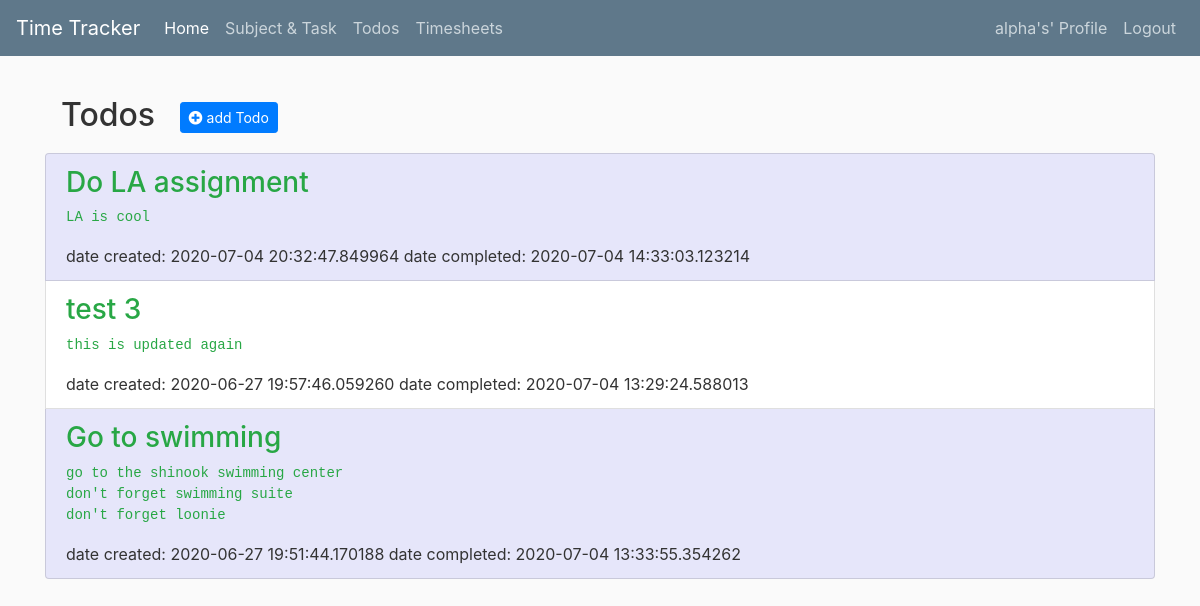
The app's page /todos (signed in) with its own data.
### timetracker/models.py (models this page shows, shortened)
class User(db.Model, UserMixin):
	id = db.Column(db.Integer, primary_key=True)
	username = db.Column(db.String(20), unique=True, nullable=False)
	email = db.Column(db.String(120), unique=True, nullable=False)
	password = db.Column(db.String(64), nullable=False)

class Todo(db.Model):
	id = db.Column(db.Integer, primary_key=True)
	title = db.Column(db.String(256), nullable=False)
	description = db.Column(db.Text, nullable=False)
	date_created = db.Column(db.DateTime, nullable=False, default=datetime.utcnow)
	date_completed = db.Column(db.DateTime, nullable=True)
	user_id = db.Column(db.Integer, db.ForeignKey('user.id'), nullable=False)
	user = db.relationship('User', backref=db.backref('todos', lazy=True))

### timetracker/todos/routes.py (the view)
@todos.route('/todos')
@login_required
def todo_list():
	todos = Todo.query.filter_by(user_id=current_user.id).order_by(desc(Todo.date_created)).all()
	return render_template('todos.html', todos=todos)

### timetracker/models.py (called while the page is built)
@login_manager.user_loader
def load_user(user_id):
	return User.query.get(int(user_id))

### timetracker/templates/todos.html (shortened to what this page needs)
{% extends "layout.html" %}
{% block content %}
	<div class="mb-3 mt-3 ml-3 h2">
		<span class="mr-2">Todos</span>
		<a href="{{ url_for('todos.new_todo') }}" class="btn btn-primary btn-sm ml-2 mt-1 mb-1">
			<i class="fa fa-plus-circle"></i> add Todo
		</a>
	</div>
	<div class="list-group">
		{% if todos %}
			{% for todo in todos %}
				<div class="list-group-item {{ loop.cycle('odd', 'even') }}">
					{% if todo.date_completed %}
						<h3 class="text-success">{{ todo.title }}</h3>
						<pre class="text-success">{{ todo.description }}</pre>
					{% else %}
						<a href="{{ url_for('todos.todo', todo_id=todo.id) }}">
							<h3 class="text-danger">{{ todo.title }}</h3>
						</a>
						<pre class="text-danger">{{ todo.description }}</pre>
					{% endif %}
					date created: {{ todo.date_created }}
					{% if todo.date_completed %}
					date completed: {{ todo.date_completed }}
					{% endif %}
				</div>
			{% endfor %}
		{% endif %}
	</div>
{% endblock content %}

### timetracker/templates/layout.html (shortened to what this page needs)
<!DOCTYPE html>
<html>
    <head>
		  <link rel="stylesheet" href="https://stackpath.bootstrapcdn.com/bootstrap/4.5.0/css/bootstrap.min.css">
        <link rel="stylesheet" href="https://use.fontawesome.com/releases/v5.4.1/css/all.css">
        <link rel="stylesheet" type="text/css" href="{{ url_for('static', filename='site.css') }}">
    </head>
    <body>
        <header class="site-header">
            <nav class="navbar navbar-expand-lg navbar-dark bg-steel fixed-top">
                <a class="navbar-brand" href="/">Time Tracker</a>
                <div class="collapse navbar-collapse" id="navbarSupportedContent">
                    <ul class="navbar-nav mr-auto">
                        <li class="nav-item active">
                            <a class="nav-link" href="/home">Home</a>
                        </li>
                        {% if current_user.is_authenticated %}
                        <li class="nav-item">
                            <a class="nav-link" href="/subjects_tasks">Subject & Task</a>
                        </li>
                        <li class="nav-item">
                          <a class="nav-link" href="/todos">Todos</a>
                        </li>
                        <li class="nav-item">
                            <a class="nav-link" href="/timesheets">Timesheets</a>
                        </li>
                      {% endif %}
                    </ul>
                </div>
                <div class="navbar-nav">
						 {% if current_user.is_authenticated %}
							<a class="nav-item nav-link" href="/profile"> {{ current_user.username }}'s' Profile</a>
							<a class="nav-item nav-link" href="/logout">Logout</a>
						 {% else %}
							<a class="nav-item nav-link" href="/login">Login</a>
							<a class="nav-item nav-link" href="/register">Register</a>
						 {% endif %}
                </div>
            </nav>
        </header>
				<main role="main" class="container">
					<div class="row">
						<div class="col">
							{% block content %}
							{% endblock content %}
						</div>
					</div>
				</main>
    </body>
</html>

### timetracker/static/site.css (style rules this page uses)
body { background: #fafafa; color: #333333; margin-top: 5rem; }
h1, h2, h3, h4, h5, h5, h6 { color: #444444; }
.bg-steel { background-color: #5f788a; }
.site-header .navbar-nav .nav-link { color: #cbd5db }
.odd { background-color: lavender; }

### records on screen
User: username "alpha"
Todo: title "Do LA assignment", description "LA is cool", date_created "2020-07-04 20:32:47.849964", date_completed "2020-07-04 14:33:03.123214"
Todo: title "test 3", description "this is updated again", date_created "2020-06-27 19:57:46.059260", date_completed "2020-07-04 13:29:24.588013"
Todo: title "Go to swimming", description "go to the shinook swimming center don't forget swimming suite don't forget loonie", date_created "2020-06-27 19:51:44.170188", date_completed "2020-07-04 13:33:55.354262"
